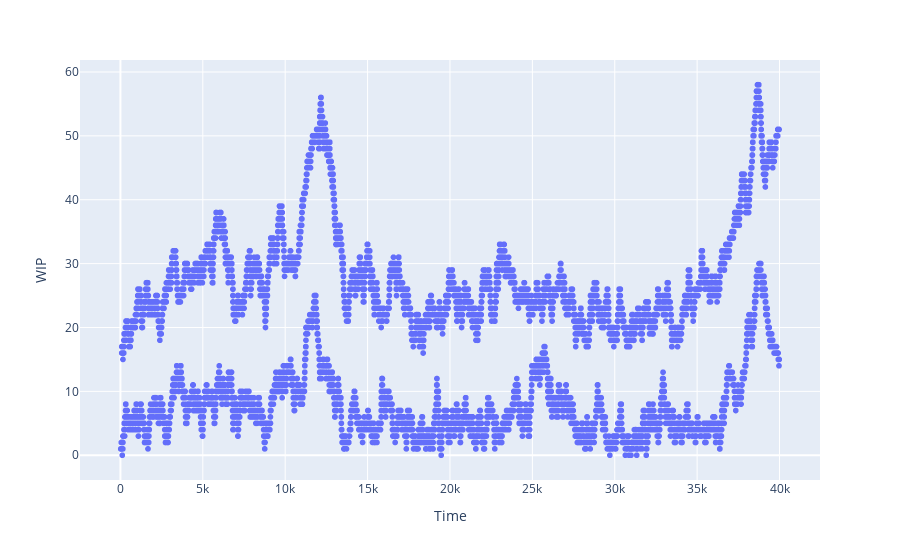

Notebook cell for this chart:
### Code cell
import plotly.express as px

fig = px.scatter(df, x="Time", y="WIP")

fig.show()

### Figure 1 — Plotly figure (JSON) as saved in the notebook; plotly's stock layout.template omitted (floating-point values rounded to 4 significant figures; data arrays with more than 128 entries replaced by an {"elided": "..."} marker saying what was removed)
{"data": [{"hovertemplate": "Time=%{x}<br>WIP=%{y}<extra></extra>", "legendgroup": "", "marker": {"color": "#636efa", "symbol": "circle"}, "mode": "markers", "name": "", "showlegend": false, "type": "scattergl", "x": {"elided": "36606 float values"}, "xaxis": "x", "y": {"elided": "36606 int values"}, "yaxis": "y"}], "layout": {"legend": {"tracegroupgap": 0}, "margin": {"t": 60}, "xaxis": {"anchor": "y", "domain": [0, 1], "title": {"text": "Time"}}, "yaxis": {"anchor": "x", "domain": [0, 1], "title": {"text": "WIP"}}}}
